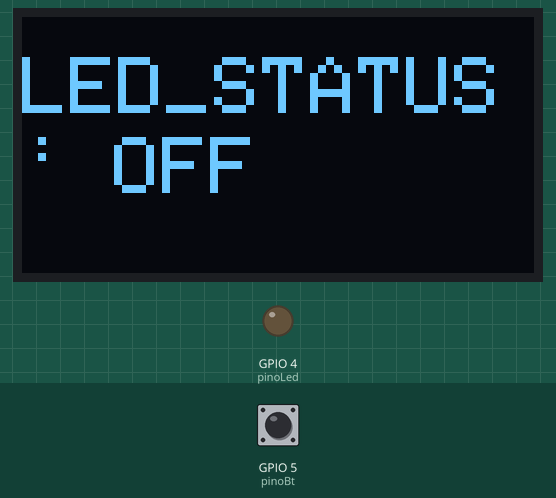
This sketch was run on a simulated ESP32. Shown: 128×64 one-colour display, output pins drawn as LEDs (lit = HIGH). The inputs (shaded band) are chosen by the test bench; at power-on: GPIO 5 (pinoBt) HIGH. What the sketch prints to the serial monitor is not drawn.

Above: at 1.2 s.
1.3 s: GPIO 5 (pinoBt) pulled LOW for 0.15 s
At 2.6 s:
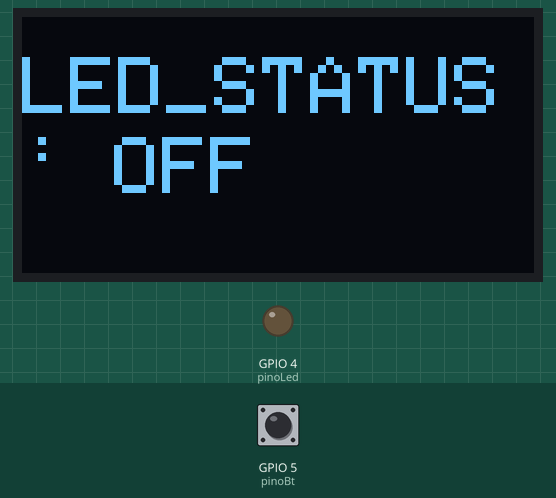
2.9 s: GPIO 5 (pinoBt) pulled LOW for 3.2 s
At 4.1 s:
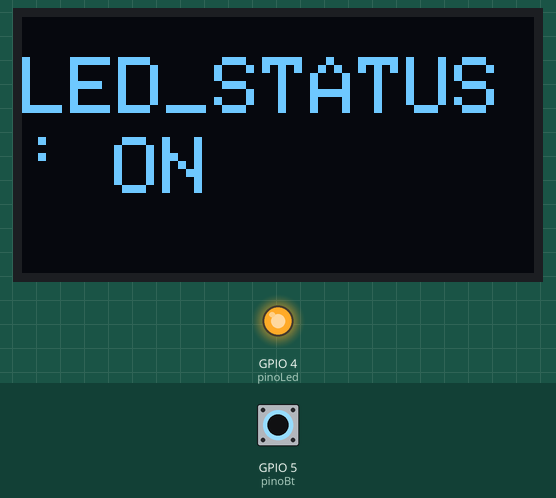
Timing chart, 0 to 7.6 s (numbered marks = the images above; inputs shaded):
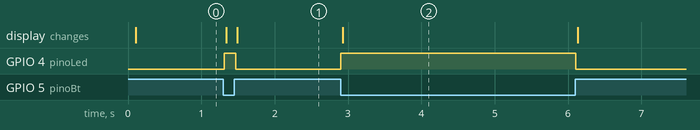

The sketch:

Aula_12_ESP32_OLED.ino
```cpp
/**************************************************************************
   0.0.0 - Exemplo Monochrome OLEDs based on SSD1306 drivers Adafruit 128x64 pixel display using I2C
   0.1.0 - Controle de texto

   Luiz Oscar Ruschel Pilger
   10/08/2021
 **************************************************************************/
#include <Wire.h>
#include <Adafruit_GFX.h>
#include <Adafruit_SSD1306.h>

#define SCREEN_WIDTH 128 // largura da tela OLED, em pixels
#define SCREEN_HEIGHT 64 // altura da tela OLED, em pixels

int buttonState = 0;
const int pinoBt = 5; // pino do botao
const int pinoLed = 4; // pino do led

// Declaração para um monitor SSD1306 conectado ao I2C (pinos SDA, SCL)
Adafruit_SSD1306 display(SCREEN_WIDTH, SCREEN_HEIGHT, &Wire, -1);

void setup() {
  Serial.begin(115200);
  pinMode(pinoBt, INPUT_PULLUP);
  pinMode(pinoLed, OUTPUT);
  display.setTextColor(WHITE);

  if (!display.begin(SSD1306_SWITCHCAPVCC, 0x3C)) { // Endereço 0x3D para 128x64
    Serial.println(F("Falha na alocação SSD1306"));
    for (;;);
  }
  display.setTextSize(2);
  display.clearDisplay();
  display.display();
  //display.setTextSize(1);
 // display.setTextColor(WHITE);
 // display.setCursor(0, 10);

// Display static text
//  display.print("LED Status:");
  display.display();
 }

void loop() {
  display.clearDisplay();
  display.setCursor(0, 10);
//  Display static text
  display.println("LED_STATUS:");
  display.setCursor(11, 30);
buttonState = digitalRead(pinoBt);
  Serial.println(buttonState);
  //botaostatus=digitalRead(buttonPin);
  if (buttonState == LOW) {

    digitalWrite(pinoLed, HIGH);
    display.print(" ON "); // Exibindo no LCD texto

  } else {
   // display.clearDisplay();
    digitalWrite(pinoLed, LOW);
        display.print(" OFF"); // exibe texto no OLED
    }
  display.display();
}
```

Measured:
- after the input at 1.3 s, GPIO 4 (pinoLed): LOW → HIGH at once, → LOW 0.15 s later; the display: first changes at once (image 1 shows a later state)
- after the input at 2.9 s, GPIO 4 (pinoLed): LOW → HIGH at once, → LOW 3.2 s later; the display: changes at once (image 2)
